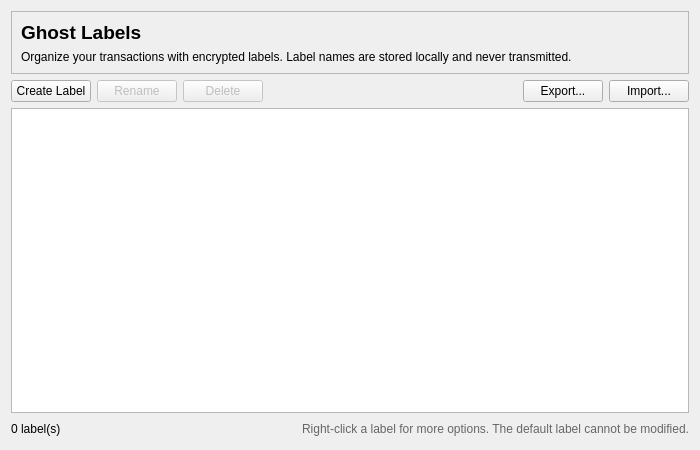
<?xml version="1.0" encoding="UTF-8"?>
<ui version="4.0">
 <class>GhostLabelsPage</class>
 <widget class="QWidget" name="GhostLabelsPage">
  <property name="geometry">
   <rect>
    <x>0</x>
    <y>0</y>
    <width>700</width>
    <height>450</height>
   </rect>
  </property>
  <property name="windowTitle">
   <string>Ghost Labels</string>
  </property>
  <layout class="QVBoxLayout" name="verticalLayout">
   <item>
    <widget class="QFrame" name="headerFrame">
     <property name="frameShape">
      <enum>QFrame::StyledPanel</enum>
     </property>
     <property name="frameShadow">
      <enum>QFrame::Raised</enum>
     </property>
     <layout class="QVBoxLayout" name="headerLayout">
      <item>
       <widget class="QLabel" name="titleLabel">
        <property name="font">
         <font>
          <pointsize>14</pointsize>
          <weight>75</weight>
          <bold>true</bold>
         </font>
        </property>
        <property name="text">
         <string>Ghost Labels</string>
        </property>
       </widget>
      </item>
      <item>
       <widget class="QLabel" name="descriptionLabel">
        <property name="text">
         <string>Organize your transactions with encrypted labels. Label names are stored locally and never transmitted.</string>
        </property>
        <property name="wordWrap">
         <bool>true</bool>
        </property>
       </widget>
      </item>
     </layout>
    </widget>
   </item>
   <item>
    <layout class="QHBoxLayout" name="buttonLayout">
     <item>
      <widget class="QPushButton" name="createButton">
       <property name="text">
        <string>Create Label</string>
       </property>
       <property name="toolTip">
        <string>Create a new label for categorizing payments</string>
       </property>
      </widget>
     </item>
     <item>
      <widget class="QPushButton" name="renameButton">
       <property name="text">
        <string>Rename</string>
       </property>
       <property name="enabled">
        <bool>false</bool>
       </property>
       <property name="toolTip">
        <string>Rename the selected label</string>
       </property>
      </widget>
     </item>
     <item>
      <widget class="QPushButton" name="deleteButton">
       <property name="text">
        <string>Delete</string>
       </property>
       <property name="enabled">
        <bool>false</bool>
       </property>
       <property name="toolTip">
        <string>Delete the selected label (cannot be undone)</string>
       </property>
      </widget>
     </item>
     <item>
      <spacer name="buttonSpacer">
       <property name="orientation">
        <enum>Qt::Horizontal</enum>
       </property>
       <property name="sizeHint" stdset="0">
        <size>
         <width>40</width>
         <height>20</height>
        </size>
       </property>
      </spacer>
     </item>
     <item>
      <widget class="QPushButton" name="exportButton">
       <property name="text">
        <string>Export...</string>
       </property>
       <property name="toolTip">
        <string>Export labels to a JSON backup file</string>
       </property>
      </widget>
     </item>
     <item>
      <widget class="QPushButton" name="importButton">
       <property name="text">
        <string>Import...</string>
       </property>
       <property name="toolTip">
        <string>Import labels from a JSON backup file</string>
       </property>
      </widget>
     </item>
    </layout>
   </item>
   <item>
    <widget class="QTableView" name="labelsTableView">
     <property name="alternatingRowColors">
      <bool>true</bool>
     </property>
     <property name="selectionMode">
      <enum>QAbstractItemView::SingleSelection</enum>
     </property>
     <property name="selectionBehavior">
      <enum>QAbstractItemView::SelectRows</enum>
     </property>
     <property name="sortingEnabled">
      <bool>true</bool>
     </property>
     <attribute name="horizontalHeaderStretchLastSection">
      <bool>true</bool>
     </attribute>
     <attribute name="verticalHeaderVisible">
      <bool>false</bool>
     </attribute>
    </widget>
   </item>
   <item>
    <layout class="QHBoxLayout" name="footerLayout">
     <item>
      <widget class="QLabel" name="labelCount">
       <property name="text">
        <string>0 label(s)</string>
       </property>
      </widget>
     </item>
     <item>
      <spacer name="footerSpacer">
       <property name="orientation">
        <enum>Qt::Horizontal</enum>
       </property>
       <property name="sizeHint" stdset="0">
        <size>
         <width>40</width>
         <height>20</height>
        </size>
       </property>
      </spacer>
     </item>
     <item>
      <widget class="QLabel" name="helpLabel">
       <property name="text">
        <string>Right-click a label for more options. The default label cannot be modified.</string>
       </property>
       <property name="alignment">
        <set>Qt::AlignRight|Qt::AlignTrailing|Qt::AlignVCenter</set>
       </property>
       <property name="styleSheet">
        <string>QLabel { color: #666666; }</string>
       </property>
      </widget>
     </item>
    </layout>
   </item>
  </layout>
 </widget>
 <resources/>
 <connections/>
</ui>
